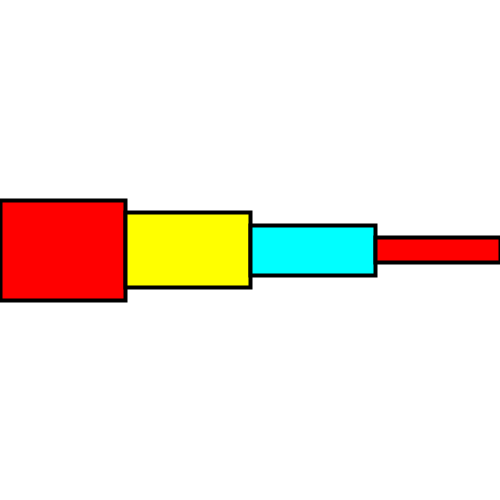
Frame 1 (no input)
Frame 60 (the mouse pressed at the canvas centre just before this capture): identical to frame 1, image omitted
Frame 120 (the mouse held since frame 60 and released just before this capture): identical to frame 1, image omitted

The Processing sketch that drew this single still picture (run headless with seeded random() and noise(); from frame 60 on, the mouse is pressed at the canvas centre):

// Processing sketch: Notes_1_Patterns
// ── Notes_1_Patterns.pde
// patterns
// loops, conditionals, and modulus

// line of rectanlges
// 10 rectangles
// size pattern --> 100, 75, 50, 25
// color pattern --> red, yellow, cyan

int total = 4;

void setup() {
  size(500, 500);
  // modulus --> remainder of division
  println("15 % 5 = " + (15 % 5));
  println("3 % 2 = " + (3 % 2));
  println("4 % 2 = " + (4 % 2));
  println();

  for (int i = 0; i < 10; i++) {
    println(i + " % 3 = " + (i % 3));
  }

  for (int i = 0; i < 20; i++) {
    println(i + " % 5 = " + (i % 5));
  }
}

void draw() {
  background(255);
  float w = width / (float)total;
  float off = (w / 2.0);
  rectMode(CENTER);

  for (int i = 0; i < total; i++) {
    float x = (i * w) + off;
    float h = 0;
    
    if (i % 4 == 0) {
      h = 100; 
    } else if (i % 4 == 1) {
      h = 75;
    } else if (i % 4 == 2) {
      h = 50;
    } else {
      h = 25;
    }
    
    if (i % 3 == 0) {
      fill(255, 0, 0); 
    } else if (i % 3 == 1) {
      fill(255, 255, 0);
    } else {
      fill(0, 255, 255); 
    }
    
    stroke(0);
    strokeWeight(4);
    rect(x, height / 2.0, w, h);
  }
}

void keyPressed() {
  if (key == ' ') {
    total++; 
  }
}
